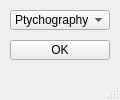
<?xml version="1.0" encoding="UTF-8"?>
<ui version="4.0">
 <class>MainWindow</class>
 <widget class="QMainWindow" name="MainWindow">
  <property name="geometry">
   <rect>
    <x>0</x>
    <y>0</y>
    <width>120</width>
    <height>100</height>
   </rect>
  </property>
  <property name="windowTitle">
   <string>MainWindow</string>
  </property>
  <widget class="QWidget" name="centralwidget">
   <widget class="QPushButton" name="okButton">
    <property name="geometry">
     <rect>
      <x>10</x>
      <y>40</y>
      <width>100</width>
      <height>20</height>
     </rect>
    </property>
    <property name="text">
     <string>OK</string>
    </property>
   </widget>
   <widget class="QComboBox" name="problem_family">
    <property name="geometry">
     <rect>
      <x>10</x>
      <y>10</y>
      <width>100</width>
      <height>20</height>
     </rect>
    </property>
    <item>
     <property name="text">
      <string>Ptychography</string>
     </property>
    </item>
    <item>
     <property name="text">
      <string>Sudoku</string>
     </property>
    </item>
   </widget>
  </widget>
  <widget class="QMenuBar" name="menubar">
   <property name="geometry">
    <rect>
     <x>0</x>
     <y>0</y>
     <width>120</width>
     <height>21</height>
    </rect>
   </property>
  </widget>
  <widget class="QStatusBar" name="statusbar"/>
 </widget>
 <tabstops>
  <tabstop>okButton</tabstop>
 </tabstops>
 <resources/>
 <connections/>
</ui>
